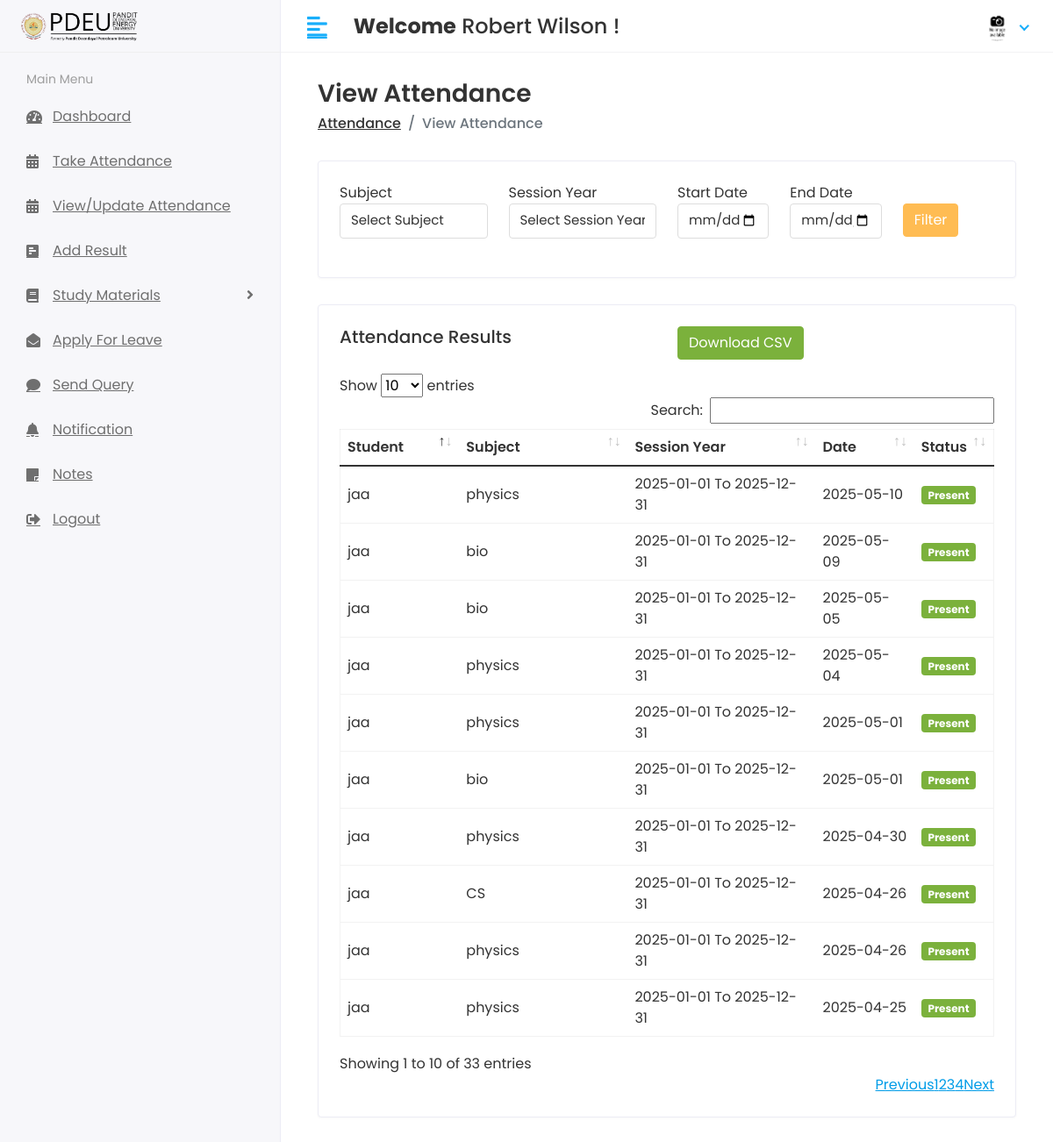
The app's page /Hod/View/Attendance (signed in), older data.
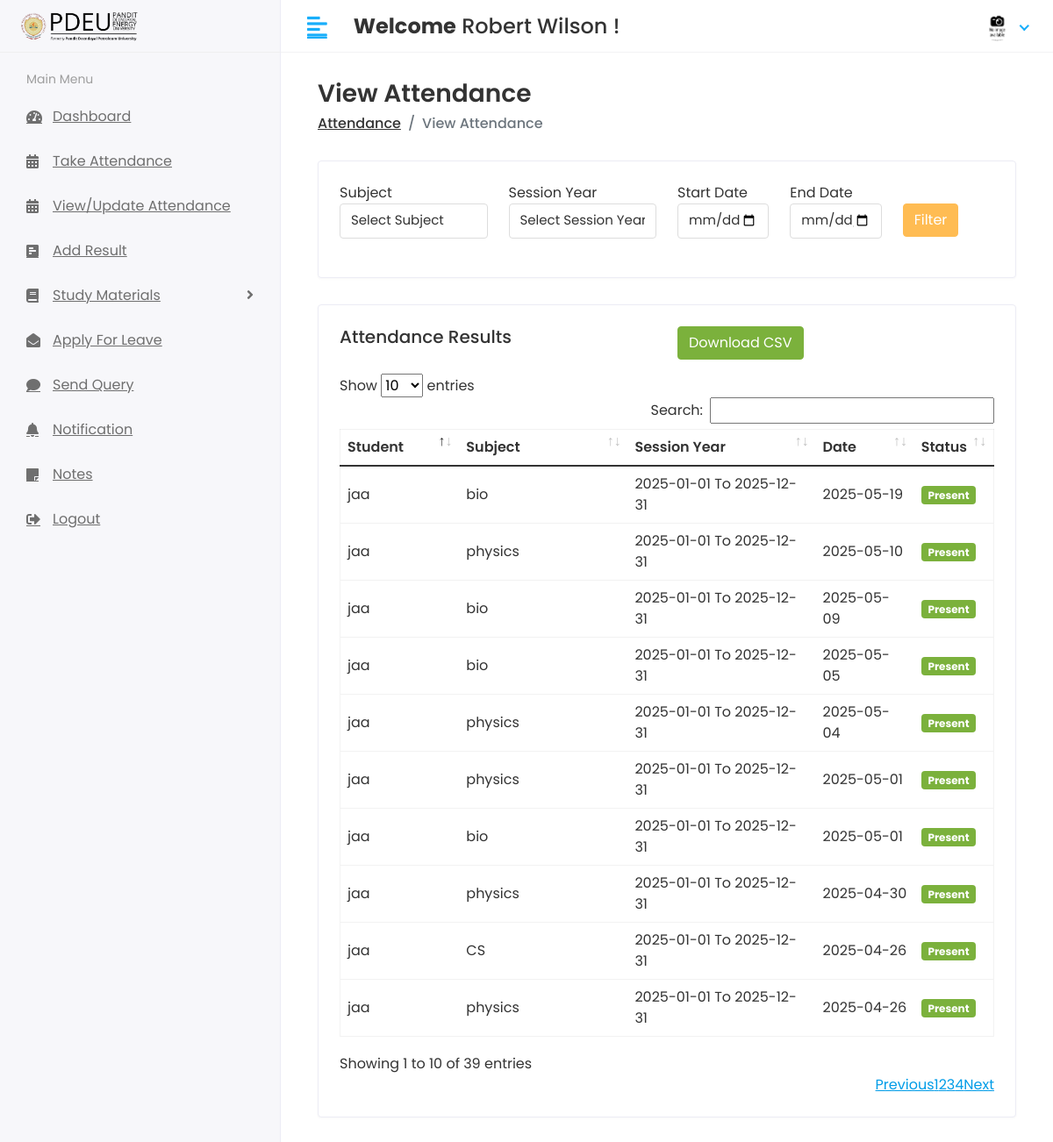
The same page, newer data.
### app/models.py (models this page shows, shortened)
class CustomUser(AbstractUser):
    USER = (
        (1, 'HOD'),
        (2, 'STAFF'),
        (3, 'STUDENT'),
        (4, 'PARENT'),  # Added Parent user type
    )
    user_type = models.CharField(choices=USER, max_length=50, default=1)
    profile_pic = models.ImageField(upload_to='media/profile_pic')

class Attendance_Report(models.Model):
    student_id = models.ForeignKey(Student, on_delete=models.CASCADE)
    attendance_id = models.ForeignKey(Attendance, on_delete=models.CASCADE)
    status = models.IntegerField(default=0)  # 0 for absent, 1 for present
    created_at = models.DateTimeField(auto_now_add=True)
    updated_at = models.DateTimeField(auto_now=True)

class Student(models.Model):
    SEMESTER_CHOICES = (
        (1, '1st Semester'),
        (2, '2nd Semester'),
        (3, '3rd Semester'),
        (4, '4th Semester'),
        (5, '5th Semester'),
        (6, '6th Semester'),
        (7, '7th Semester'),
        (8, '8th Semester'),
    )
    admin = models.OneToOneField(CustomUser, on_delete=models.CASCADE)
    address = models.TextField()
    gender = models.CharField(max_length=100)
    course_id = models.ForeignKey(Course, on_delete=models.CASCADE)
    session_year_id = models.ForeignKey(Session_Year, on_delete=models.CASCADE)
    enrollment_no = models.CharField(max_length=50, unique=True, null=True)
    semester = models.IntegerField(choices=SEMESTER_CHOICES, null=True, blank=True)
    created_at = models.DateTimeField(auto_now_add=True)
    updated_at = models.DateTimeField(auto_now=True)

class Attendance(models.Model):
    subject_id = models.ForeignKey(Subject, on_delete=models.CASCADE)
    attendance_data = models.DateField()
    session_year_id = models.ForeignKey(Session_Year, on_delete=models.CASCADE)
    created_at = models.DateTimeField(auto_now_add=True)
    updated_at = models.DateTimeField(auto_now=True)

class Subject(models.Model):
    CREDIT_CHOICES = (
        (1, '1 Credit'),
        (2, '2 Credits'),
        (3, '3 Credits'),
        (4, '4 Credits'),
    )
    name = models.CharField(max_length=100)
    subject_code = models.CharField(max_length=10, unique=True, null=True, blank=True)
    course = models.ForeignKey(Course, on_delete=models.CASCADE)
    credit = models.IntegerField(choices=CREDIT_CHOICES, null=True, blank=True)
    created_at = models.DateTimeField(auto_now_add=True, null=True)
    updated_at = models.DateTimeField(auto_now=True)

class Session_Year(models.Model):
    session_start = models.CharField(max_length=100)
    session_end = models.CharField(max_length=100)

### student_management_system/Hod_Views.py (the view, shortened to what this page needs)
# urls.py: path('Hod/View/Attendance', Hod_Views.VIEW_ATTENDANCE, name='view_attendance'),
@login_required(login_url='/')
def VIEW_ATTENDANCE(request):
    subjects = Subject.objects.all()
    session_years = Session_Year.objects.all()
    action = request.GET.get('action')
    get_subject = None
    get_session_year = None
    start_date_str = request.POST.get('start_date') if request.method == "POST" else request.GET.get('start_date')
    end_date_str = request.POST.get('end_date') if request.method == "POST" else request.GET.get('end_date')
    attendance_reports = Attendance_Report.objects.select_related(
        'student_id__admin',
        'attendance_id__subject_id',
        'attendance_id__session_year_id'
    ).order_by('-attendance_id__attendance_data', 'student_id__admin__first_name')
    context = {
        'subjects': subjects,
        'session_years': session_years,
        'action': action,
        'get_subject': get_subject,
        'get_session_year': get_session_year,
        'start_date': start_date_str,
        'end_date': end_date_str,
        'attendance_reports': attendance_reports,
    }
    return render(request, 'Hod/view_attendance.html', context)

### templates/Hod/view_attendance.html (shortened to what this page needs)
{% extends 'base.html' %}
{% block content %}
<div class="content container-fluid">
    <div class="page-header">
        <div class="row align-items-center">
            <div class="col">
                <h3 class="page-title">View Attendance</h3>
                <ul class="breadcrumb">
                    <li class="breadcrumb-item"><a href="{% url 'hod_home' %}">Attendance</a></li>
                    <li class="breadcrumb-item active">View Attendance</li>
                </ul>
            </div>
        </div>
    </div>
    <div class="row">
        <div class="col-sm-12">
            <div class="card">
                <div class="card-body">
                    <form method="post" action="?action=filter_attendance">
                        <div class="row">
                            <div class="col-lg-3">
                                <div class="form-group">
                                    <label>Subject</label>
                                    <select class="form-control" name="subject_id">
                                        <option value="">Select Subject</option>
                                    </select>
                                </div>
                            </div>
                            <div class="col-lg-3">
                                <div class="form-group">
                                    <label>Session Year</label>
                                    <select class="form-control" name="session_year_id">
                                        <option value="">Select Session Year</option>
                                    </select>
                                </div>
                            </div>
                            <div class="col-lg-2">
                                <div class="form-group">
                                    <label>Start Date</label>
                                    <input type="date" class="form-control" name="start_date" value="{{ start_date|default:'' }}" required>
                                </div>
                            </div>
                            <div class="col-lg-2">
                                <div class="form-group">
                                    <label>End Date</label>
                                    <input type="date" class="form-control" name="end_date" value="{{ end_date|default:'' }}" required>
                                </div>
                            </div>
                            <div class="col-lg-2">
                                <div class="form-group">
                                    <label>&nbsp;</label><br>
                                    <button type="submit" class="btn btn-primary">Filter</button>
                                </div>
                            </div>
                        </div>
                    </form>
                </div>
            </div>
        </div>
    </div>
    <div class="row">
        <div class="col-sm-12">
            <div class="card">
                <div class="card-body">
                    <div class="row mb-3">
                        <div class="col">
                            <h5 class="card-title">Attendance Results</h5>
                        </div>
                        <div class="col text-right">
                            {% if attendance_reports %}
                            <a href="?action=download_csv" class="btn btn-success">Download CSV</a>
                            {% endif %}
                        </div>
                    </div>
                    <div class="table-responsive">
                        <table id="table_id" class="table table-hover table-center mb-0">
                            <thead>
                                <tr>
                                    <th>Student</th>
                                    <th>Subject</th>
                                    <th>Session Year</th>
                                    <th>Date</th>
                                    <th>Status</th>
                                </tr>
                            </thead>
                            <tbody>
                                {% for i in attendance_reports %}
                                <tr>
                                    <td>{{ i.student_id.admin.first_name }}</td>
                                    <td>{{ i.attendance_id.subject_id.name }}</td>
                                    <td>{{ i.attendance_id.session_year_id.session_start }} To {{ i.attendance_id.session_year_id.session_end }}</td>
                                    <td>{{ i.attendance_id.attendance_data|date:"Y-m-d" }}</td>
                                    <td>
                                        {% if i.status == True %}
                                        <span class="badge badge-success">Present</span>
                                        {% else %}
                                        <span class="badge badge-danger">Absent</span>
                                        {% endif %}
                                    </td>
                                </tr>
                                {% empty %}
                                <tr>
                                    <td colspan="5">No attendance records found.</td>
                                </tr>
                                {% endfor %}
                            </tbody>
                        </table>
                    </div>
                </div>
            </div>
        </div>
    </div>
</div>
{% endblock %}

### templates/includes/header.html (shortened to what this page needs)
{% load static %}
<div class="header">
    <div class="header-left">
        <a class="logo">
            <img src="{% static 'assets/img/pdpu image-Photoroom.png' %}" alt="PDEU Logo">
        </a>
    </div>
    <a href="javascript:void(0);" id="toggle_btn">
        <i class="fas fa-align-left"></i>
    </a>
    <div class="top-nav-search mt-3">
        <h4><strong>Welcome</strong>
            <span>
                {% if user.first_name and user.last_name %}
                    {{ user.first_name }} {{ user.last_name }}
                {% else %}
                    {{ user.username }}
                {% endif %}
            </span> !
        </h4>
    </div>
    <ul class="nav user-menu">
        <li class="nav-item dropdown has-arrow">
            <a href="#" class="dropdown-toggle nav-link" data-toggle="dropdown">
                {% if user.profile_pic == "" %}
                    <span class="user-img"><img class="rounded-circle" src="{% static 'assets/img/noimg.jpg' %}" width="31" alt="Ryan Taylor"></span>
                {% else %}
                    <span class="user-img"><img class="rounded-circle" src="/{{user.profile_pic}}" width="31" alt="Ryan Taylor"></span>
                {% endif %}
            </a>
        </li>
    </ul>
</div>

Row changes from the older to the newer data that the page shows:
no longer on this page (row unchanged): Attendance_Report: student_id.admin.first_name "jaa", attendance_id.subject_id.name "physics", attendance_id.session_year_id.session_start "2025-01-01", attendance_id.session_year_id.session_end "2025-12-31", attendance_id.attendance_data "2025-04-25", status "Present"
added Attendance_Report: student_id.admin.first_name "jaa", attendance_id.subject_id.name "bio", attendance_id.session_year_id.session_start "2025-01-01", attendance_id.session_year_id.session_end "2025-12-31", attendance_id.attendance_data "2025-05-19", status "Present"
Text that changed along with them:
text written by a page script: "Show entries Search: Showing 1 to 10 of 33 entries Previous 1 2 3 4 Next" → "Show entries Search: Showing 1 to 10 of 39 entries Previous 1 2 3 4 Next"
